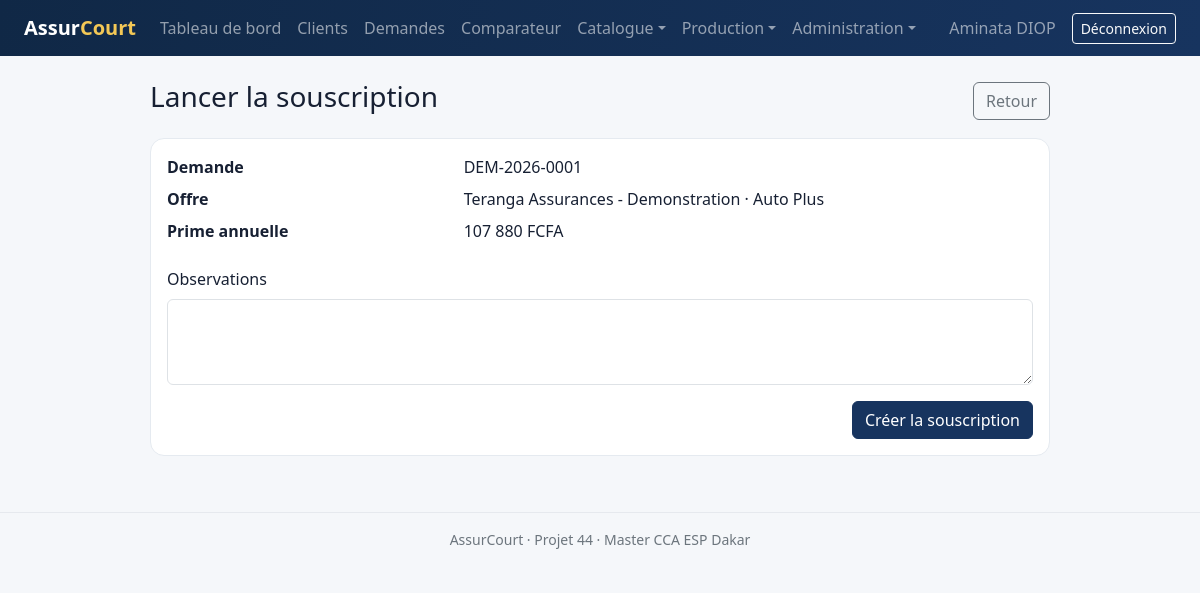
The app's page /public/souscriptions/form.php?recommandation_id=1 (signed in) with its own data.
### tables this page shows
CREATE TABLE recommandations (
    id BIGINT UNSIGNED AUTO_INCREMENT PRIMARY KEY,
    demande_id BIGINT UNSIGNED NOT NULL UNIQUE,
    offre_id BIGINT UNSIGNED NOT NULL,
    auteur_id BIGINT UNSIGNED NOT NULL,
    validateur_id BIGINT UNSIGNED NULL,
    motif TEXT NOT NULL,
    avantages TEXT NULL,
    limites TEXT NULL,
    statut_validation ENUM('en_attente','validee','rejetee') NOT NULL DEFAULT 'en_attente',
    date_recommandation DATETIME NOT NULL DEFAULT CURRENT_TIMESTAMP,
    date_validation DATETIME NULL,
    CONSTRAINT fk_recommandation_demande FOREIGN KEY (demande_id) REFERENCES demandes_devis(id),
    CONSTRAINT fk_recommandation_offre FOREIGN KEY (offre_id) REFERENCES offres_devis(id),
    CONSTRAINT fk_recommandation_auteur FOREIGN KEY (auteur_id) REFERENCES utilisateurs(id),
    CONSTRAINT fk_recommandation_validateur FOREIGN KEY (validateur_id) REFERENCES utilisateurs(id) ON DELETE SET NULL
);

CREATE TABLE demandes_devis (
    id BIGINT UNSIGNED AUTO_INCREMENT PRIMARY KEY,
    client_id BIGINT UNSIGNED NOT NULL,
    agent_id BIGINT UNSIGNED NOT NULL,
    categorie_id BIGINT UNSIGNED NOT NULL,
    numero_demande VARCHAR(40) NOT NULL UNIQUE,
    description_besoin TEXT NULL,
    budget_maximum DECIMAL(15,2) NULL,
    date_effet_souhaitee DATE NOT NULL,
    statut ENUM('brouillon','complete','comparee','recommandee','convertie','expiree','annulee') NOT NULL DEFAULT 'brouillon',
    date_demande DATETIME NOT NULL DEFAULT CURRENT_TIMESTAMP,
    date_expiration DATE NULL,
    INDEX idx_demande_filtres (categorie_id, statut, date_demande),
    CONSTRAINT fk_demande_client FOREIGN KEY (client_id) REFERENCES clients(id),
    CONSTRAINT fk_demande_agent FOREIGN KEY (agent_id) REFERENCES utilisateurs(id),
    CONSTRAINT fk_demande_categorie FOREIGN KEY (categorie_id) REFERENCES categories_risque(id)
);

CREATE TABLE compagnies (
    id BIGINT UNSIGNED AUTO_INCREMENT PRIMARY KEY,
    code VARCHAR(20) NOT NULL UNIQUE,
    raison_sociale VARCHAR(190) NOT NULL,
    email VARCHAR(190) NULL,
    telephone VARCHAR(30) NULL,
    adresse VARCHAR(255) NULL,
    contact_commercial VARCHAR(190) NULL,
    statut ENUM('active','inactive') NOT NULL DEFAULT 'active',
    date_partenariat DATE NULL,
    created_at TIMESTAMP NOT NULL DEFAULT CURRENT_TIMESTAMP
);

CREATE TABLE produits_assurance (
    id BIGINT UNSIGNED AUTO_INCREMENT PRIMARY KEY,
    compagnie_id BIGINT UNSIGNED NOT NULL,
    categorie_id BIGINT UNSIGNED NOT NULL,
    code_produit VARCHAR(40) NOT NULL UNIQUE,
    nom VARCHAR(190) NOT NULL,
    description TEXT NULL,
    prime_base DECIMAL(15,2) NOT NULL DEFAULT 0,
    prime_minimale DECIMAL(15,2) NOT NULL DEFAULT 0,
    duree_mois SMALLINT UNSIGNED NOT NULL DEFAULT 12,
    statut ENUM('actif','inactif') NOT NULL DEFAULT 'actif',
    date_debut_validite DATE NOT NULL,
    date_fin_validite DATE NULL,
    INDEX idx_produit_catalogue (compagnie_id, categorie_id, statut),
    CONSTRAINT fk_produit_compagnie FOREIGN KEY (compagnie_id) REFERENCES compagnies(id),
    CONSTRAINT fk_produit_categorie FOREIGN KEY (categorie_id) REFERENCES categories_risque(id)
);

CREATE TABLE offres_devis (
    id BIGINT UNSIGNED AUTO_INCREMENT PRIMARY KEY,
    demande_id BIGINT UNSIGNED NOT NULL,
    produit_id BIGINT UNSIGNED NOT NULL,
    numero_offre VARCHAR(40) NOT NULL UNIQUE,
    prime_nette DECIMAL(15,2) NOT NULL,
    taxes DECIMAL(15,2) NOT NULL DEFAULT 0,
    frais DECIMAL(15,2) NOT NULL DEFAULT 0,
    prime_totale DECIMAL(15,2) NOT NULL,
    score_prix DECIMAL(5,2) NOT NULL DEFAULT 0,
    score_garanties DECIMAL(5,2) NOT NULL DEFAULT 0,
    score_franchise DECIMAL(5,2) NOT NULL DEFAULT 0,
    score_global DECIMAL(5,2) NOT NULL DEFAULT 0,
    date_calcul DATETIME NOT NULL DEFAULT CURRENT_TIMESTAMP,
    date_validite DATE NOT NULL,
    statut ENUM('valide','retenue','rejetee','expiree') NOT NULL DEFAULT 'valide',
    UNIQUE KEY uq_offre_demande_produit (demande_id, produit_id),
    INDEX idx_offre_classement (demande_id, score_global, prime_totale),
    CONSTRAINT fk_offre_demande FOREIGN KEY (demande_id) REFERENCES demandes_devis(id) ON DELETE CASCADE,
    CONSTRAINT fk_offre_produit FOREIGN KEY (produit_id) REFERENCES produits_assurance(id)
);

### includes/helpers.php (called while the page is built, shortened)
<?php
function e(?string $value): string
{
    return htmlspecialchars($value ?? '', ENT_QUOTES | ENT_SUBSTITUTE, 'UTF-8');
}

### public/souscriptions/form.php (the view)
<?php
require_once __DIR__.'/../../includes/bootstrap.php';require_roles(['ADMIN','RESPONSABLE','AGENT']);$db=Database::connection();$rid=(int)($_GET['recommandation_id']??$_POST['recommandation_id']??0);$s=$db->prepare("SELECT r.*,o.id offre_id,o.prime_totale,d.id demande_id,d.numero_demande,p.nom produit,co.raison_sociale compagnie FROM recommandations r JOIN offres_devis o ON o.id=r.offre_id JOIN demandes_devis d ON d.id=r.demande_id JOIN produits_assurance p ON p.id=o.produit_id JOIN compagnies co ON co.id=p.compagnie_id WHERE r.id=? AND r.statut_validation='validee'");$s->execute([$rid]);$r=$s->fetch()?:exit('Recommandation validée introuvable.');if($_SERVER['REQUEST_METHOD']==='POST'){verify_csrf();$obs=trim((string)($_POST['observations']??''));$next=(int)$db->query('SELECT COALESCE(MAX(id),0)+1 FROM souscriptions')->fetchColumn();$numero='SOU-'.date('Y').'-'.str_pad((string)$next,4,'0',STR_PAD_LEFT);try{$db->beginTransaction();$db->prepare("INSERT INTO souscriptions(offre_id,agent_id,numero_souscription,statut,observations) VALUES(?,?,?,'initiee',?)")->execute([$r['offre_id'],$_SESSION['user']['id'],$numero,$obs?:null]);$sid=(int)$db->lastInsertId();$db->prepare("INSERT INTO suivis_dossiers(souscription_id,utilisateur_id,ancien_statut,nouveau_statut,commentaire) VALUES(?,?,NULL,'initiee','Création de la souscription')")->execute([$sid,$_SESSION['user']['id']]);$db->prepare("UPDATE demandes_devis SET statut='convertie' WHERE id=?")->execute([$r['demande_id']]);$db->commit();audit('SOUSCRIPTION','offre_devis',(int)$r['offre_id']);flash('success','Souscription créée.');redirect('souscriptions/index.php');}catch(PDOException){if($db->inTransaction())$db->rollBack();flash('danger','Cette offre possède déjà une souscription.');redirect('souscriptions/index.php');}}$title='Souscription';require __DIR__.'/../../includes/header.php';?>
<div class="form-shell"><div class="page-heading"><h1 class="h3">Lancer la souscription</h1><a class="btn btn-outline-secondary" href="<?= APP_URL ?>/recommandations/index.php">Retour</a></div><div class="card card-body"><dl class="row"><dt class="col-sm-4">Demande</dt><dd class="col-sm-8"><?= e($r['numero_demande']) ?></dd><dt class="col-sm-4">Offre</dt><dd class="col-sm-8"><?= e($r['compagnie'].' · '.$r['produit']) ?></dd><dt class="col-sm-4">Prime annuelle</dt><dd class="col-sm-8"><?= number_format((float)$r['prime_totale'],0,',',' ') ?> FCFA</dd></dl><form method="post"><?= csrf_field() ?><input type="hidden" name="recommandation_id" value="<?= $rid ?>"><label class="form-label">Observations</label><textarea class="form-control" name="observations" rows="3"></textarea><div class="text-end mt-3"><button class="btn btn-primary">Créer la souscription</button></div></form></div></div><?php require __DIR__.'/../../includes/footer.php'; ?>

### public/assets/css/app.css (style rules this page uses)
:root { --navy:#17345f;--blue:#2f6fae;--pale:#eaf2fb;--gold:#d4a72c;--ink:#172033 }
body { background:#f5f7fa;color:var(--ink);font-family:system-ui,-apple-system,"Segoe UI",sans-serif }
.card { border:1px solid #e5eaf0;border-radius:14px }
.btn-primary { background:var(--navy);border-color:var(--navy) }
.page-heading { display:flex;justify-content:space-between;align-items:center;gap:1rem;margin-bottom:1rem }
.form-shell { max-width:900px;margin:auto }

### records on screen
recommandations: demande.numero_demande "DEM-2026-0001", compagnies.raison_sociale "Teranga Assurances - Demonstration · Auto Plus", offre.prime_totale "107 880"

### other values on screen
$_SESSION['user']['prenom'].' '.$_SESSION['user']['nom'] "Aminata DIOP"
